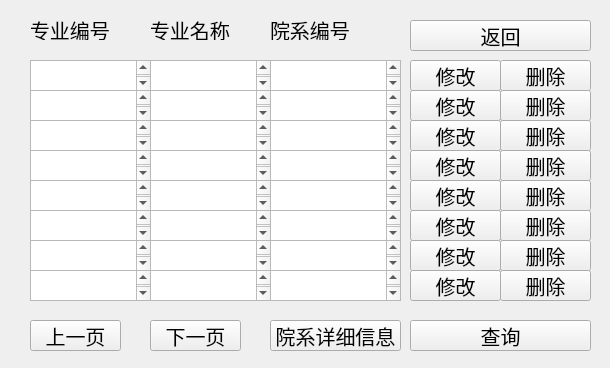
<?xml version="1.0" encoding="UTF-8"?>
<ui version="4.0">
 <class>Form</class>
 <widget class="QWidget" name="Form">
  <property name="geometry">
   <rect>
    <x>0</x>
    <y>0</y>
    <width>610</width>
    <height>368</height>
   </rect>
  </property>
  <property name="minimumSize">
   <size>
    <width>610</width>
    <height>368</height>
   </size>
  </property>
  <property name="maximumSize">
   <size>
    <width>610</width>
    <height>368</height>
   </size>
  </property>
  <property name="font">
   <font>
    <family>楷体</family>
    <pointsize>15</pointsize>
   </font>
  </property>
  <property name="windowTitle">
   <string>Form</string>
  </property>
  <widget class="QLabel" name="label_2">
   <property name="geometry">
    <rect>
     <x>150</x>
     <y>20</y>
     <width>81</width>
     <height>20</height>
    </rect>
   </property>
   <property name="font">
    <font>
     <family>楷体</family>
     <pointsize>15</pointsize>
    </font>
   </property>
   <property name="text">
    <string>专业名称</string>
   </property>
  </widget>
  <widget class="QLabel" name="label_3">
   <property name="geometry">
    <rect>
     <x>30</x>
     <y>20</y>
     <width>81</width>
     <height>20</height>
    </rect>
   </property>
   <property name="font">
    <font>
     <family>楷体</family>
     <pointsize>15</pointsize>
    </font>
   </property>
   <property name="text">
    <string>专业编号</string>
   </property>
  </widget>
  <widget class="QLabel" name="label_4">
   <property name="geometry">
    <rect>
     <x>270</x>
     <y>20</y>
     <width>81</width>
     <height>20</height>
    </rect>
   </property>
   <property name="font">
    <font>
     <family>楷体</family>
     <pointsize>15</pointsize>
    </font>
   </property>
   <property name="text">
    <string>院系编号</string>
   </property>
  </widget>
  <widget class="QPushButton" name="lastpageButton">
   <property name="geometry">
    <rect>
     <x>30</x>
     <y>320</y>
     <width>91</width>
     <height>31</height>
    </rect>
   </property>
   <property name="font">
    <font>
     <family>楷体</family>
     <pointsize>15</pointsize>
    </font>
   </property>
   <property name="text">
    <string>上一页</string>
   </property>
  </widget>
  <widget class="QPushButton" name="nextpageButton">
   <property name="geometry">
    <rect>
     <x>150</x>
     <y>320</y>
     <width>91</width>
     <height>31</height>
    </rect>
   </property>
   <property name="font">
    <font>
     <family>楷体</family>
     <pointsize>15</pointsize>
    </font>
   </property>
   <property name="text">
    <string>下一页</string>
   </property>
  </widget>
  <widget class="QTextBrowser" name="textBrowser_1">
   <property name="geometry">
    <rect>
     <x>30</x>
     <y>60</y>
     <width>121</width>
     <height>31</height>
    </rect>
   </property>
  </widget>
  <widget class="QTextBrowser" name="textBrowser_2">
   <property name="geometry">
    <rect>
     <x>150</x>
     <y>60</y>
     <width>121</width>
     <height>31</height>
    </rect>
   </property>
  </widget>
  <widget class="QTextBrowser" name="textBrowser_3">
   <property name="geometry">
    <rect>
     <x>270</x>
     <y>60</y>
     <width>131</width>
     <height>31</height>
    </rect>
   </property>
  </widget>
  <widget class="QPushButton" name="changeButton1">
   <property name="geometry">
    <rect>
     <x>410</x>
     <y>60</y>
     <width>91</width>
     <height>31</height>
    </rect>
   </property>
   <property name="font">
    <font>
     <family>楷体</family>
     <pointsize>15</pointsize>
    </font>
   </property>
   <property name="text">
    <string>修改</string>
   </property>
  </widget>
  <widget class="QTextBrowser" name="textBrowser_6">
   <property name="geometry">
    <rect>
     <x>270</x>
     <y>90</y>
     <width>131</width>
     <height>31</height>
    </rect>
   </property>
  </widget>
  <widget class="QPushButton" name="changeButton2">
   <property name="geometry">
    <rect>
     <x>410</x>
     <y>90</y>
     <width>91</width>
     <height>31</height>
    </rect>
   </property>
   <property name="font">
    <font>
     <family>楷体</family>
     <pointsize>15</pointsize>
    </font>
   </property>
   <property name="text">
    <string>修改</string>
   </property>
  </widget>
  <widget class="QTextBrowser" name="textBrowser_4">
   <property name="geometry">
    <rect>
     <x>30</x>
     <y>90</y>
     <width>121</width>
     <height>31</height>
    </rect>
   </property>
  </widget>
  <widget class="QTextBrowser" name="textBrowser_5">
   <property name="geometry">
    <rect>
     <x>150</x>
     <y>90</y>
     <width>121</width>
     <height>31</height>
    </rect>
   </property>
  </widget>
  <widget class="QTextBrowser" name="textBrowser_9">
   <property name="geometry">
    <rect>
     <x>270</x>
     <y>120</y>
     <width>131</width>
     <height>31</height>
    </rect>
   </property>
  </widget>
  <widget class="QPushButton" name="changeButton3">
   <property name="geometry">
    <rect>
     <x>410</x>
     <y>120</y>
     <width>91</width>
     <height>31</height>
    </rect>
   </property>
   <property name="font">
    <font>
     <family>楷体</family>
     <pointsize>15</pointsize>
    </font>
   </property>
   <property name="text">
    <string>修改</string>
   </property>
  </widget>
  <widget class="QTextBrowser" name="textBrowser_7">
   <property name="geometry">
    <rect>
     <x>30</x>
     <y>120</y>
     <width>121</width>
     <height>31</height>
    </rect>
   </property>
  </widget>
  <widget class="QTextBrowser" name="textBrowser_8">
   <property name="geometry">
    <rect>
     <x>150</x>
     <y>120</y>
     <width>121</width>
     <height>31</height>
    </rect>
   </property>
  </widget>
  <widget class="QTextBrowser" name="textBrowser_12">
   <property name="geometry">
    <rect>
     <x>270</x>
     <y>150</y>
     <width>131</width>
     <height>31</height>
    </rect>
   </property>
  </widget>
  <widget class="QPushButton" name="changeButton4">
   <property name="geometry">
    <rect>
     <x>410</x>
     <y>150</y>
     <width>91</width>
     <height>31</height>
    </rect>
   </property>
   <property name="font">
    <font>
     <family>楷体</family>
     <pointsize>15</pointsize>
    </font>
   </property>
   <property name="text">
    <string>修改</string>
   </property>
  </widget>
  <widget class="QTextBrowser" name="textBrowser_10">
   <property name="geometry">
    <rect>
     <x>30</x>
     <y>150</y>
     <width>121</width>
     <height>31</height>
    </rect>
   </property>
  </widget>
  <widget class="QTextBrowser" name="textBrowser_11">
   <property name="geometry">
    <rect>
     <x>150</x>
     <y>150</y>
     <width>121</width>
     <height>31</height>
    </rect>
   </property>
  </widget>
  <widget class="QTextBrowser" name="textBrowser_15">
   <property name="geometry">
    <rect>
     <x>270</x>
     <y>180</y>
     <width>131</width>
     <height>31</height>
    </rect>
   </property>
  </widget>
  <widget class="QPushButton" name="changeButton5">
   <property name="geometry">
    <rect>
     <x>410</x>
     <y>180</y>
     <width>91</width>
     <height>31</height>
    </rect>
   </property>
   <property name="font">
    <font>
     <family>楷体</family>
     <pointsize>15</pointsize>
    </font>
   </property>
   <property name="text">
    <string>修改</string>
   </property>
  </widget>
  <widget class="QTextBrowser" name="textBrowser_13">
   <property name="geometry">
    <rect>
     <x>30</x>
     <y>180</y>
     <width>121</width>
     <height>31</height>
    </rect>
   </property>
  </widget>
  <widget class="QTextBrowser" name="textBrowser_14">
   <property name="geometry">
    <rect>
     <x>150</x>
     <y>180</y>
     <width>121</width>
     <height>31</height>
    </rect>
   </property>
  </widget>
  <widget class="QTextBrowser" name="textBrowser_18">
   <property name="geometry">
    <rect>
     <x>270</x>
     <y>210</y>
     <width>131</width>
     <height>31</height>
    </rect>
   </property>
  </widget>
  <widget class="QPushButton" name="changeButton6">
   <property name="geometry">
    <rect>
     <x>410</x>
     <y>210</y>
     <width>91</width>
     <height>31</height>
    </rect>
   </property>
   <property name="font">
    <font>
     <family>楷体</family>
     <pointsize>15</pointsize>
    </font>
   </property>
   <property name="text">
    <string>修改</string>
   </property>
  </widget>
  <widget class="QTextBrowser" name="textBrowser_16">
   <property name="geometry">
    <rect>
     <x>30</x>
     <y>210</y>
     <width>121</width>
     <height>31</height>
    </rect>
   </property>
  </widget>
  <widget class="QTextBrowser" name="textBrowser_17">
   <property name="geometry">
    <rect>
     <x>150</x>
     <y>210</y>
     <width>121</width>
     <height>31</height>
    </rect>
   </property>
  </widget>
  <widget class="QTextBrowser" name="textBrowser_21">
   <property name="geometry">
    <rect>
     <x>270</x>
     <y>240</y>
     <width>131</width>
     <height>31</height>
    </rect>
   </property>
  </widget>
  <widget class="QPushButton" name="changeButton7">
   <property name="geometry">
    <rect>
     <x>410</x>
     <y>240</y>
     <width>91</width>
     <height>31</height>
    </rect>
   </property>
   <property name="font">
    <font>
     <family>楷体</family>
     <pointsize>15</pointsize>
    </font>
   </property>
   <property name="text">
    <string>修改</string>
   </property>
  </widget>
  <widget class="QTextBrowser" name="textBrowser_19">
   <property name="geometry">
    <rect>
     <x>30</x>
     <y>240</y>
     <width>121</width>
     <height>31</height>
    </rect>
   </property>
  </widget>
  <widget class="QTextBrowser" name="textBrowser_20">
   <property name="geometry">
    <rect>
     <x>150</x>
     <y>240</y>
     <width>121</width>
     <height>31</height>
    </rect>
   </property>
  </widget>
  <widget class="QTextBrowser" name="textBrowser_22">
   <property name="geometry">
    <rect>
     <x>30</x>
     <y>270</y>
     <width>121</width>
     <height>31</height>
    </rect>
   </property>
  </widget>
  <widget class="QTextBrowser" name="textBrowser_23">
   <property name="geometry">
    <rect>
     <x>150</x>
     <y>270</y>
     <width>121</width>
     <height>31</height>
    </rect>
   </property>
  </widget>
  <widget class="QPushButton" name="changeButton8">
   <property name="geometry">
    <rect>
     <x>410</x>
     <y>270</y>
     <width>91</width>
     <height>31</height>
    </rect>
   </property>
   <property name="font">
    <font>
     <family>楷体</family>
     <pointsize>15</pointsize>
    </font>
   </property>
   <property name="text">
    <string>修改</string>
   </property>
  </widget>
  <widget class="QTextBrowser" name="textBrowser_24">
   <property name="geometry">
    <rect>
     <x>270</x>
     <y>270</y>
     <width>131</width>
     <height>31</height>
    </rect>
   </property>
  </widget>
  <widget class="QPushButton" name="departmentmessageBUTTON">
   <property name="geometry">
    <rect>
     <x>270</x>
     <y>320</y>
     <width>131</width>
     <height>31</height>
    </rect>
   </property>
   <property name="font">
    <font>
     <family>楷体</family>
     <pointsize>15</pointsize>
    </font>
   </property>
   <property name="text">
    <string>院系详细信息</string>
   </property>
  </widget>
  <widget class="QPushButton" name="check_Button">
   <property name="geometry">
    <rect>
     <x>410</x>
     <y>320</y>
     <width>181</width>
     <height>31</height>
    </rect>
   </property>
   <property name="font">
    <font>
     <family>楷体</family>
     <pointsize>15</pointsize>
    </font>
   </property>
   <property name="text">
    <string>查询</string>
   </property>
  </widget>
  <widget class="QPushButton" name="backButton">
   <property name="geometry">
    <rect>
     <x>410</x>
     <y>20</y>
     <width>181</width>
     <height>31</height>
    </rect>
   </property>
   <property name="text">
    <string>返回</string>
   </property>
  </widget>
  <widget class="QPushButton" name="changeButton4_2">
   <property name="geometry">
    <rect>
     <x>500</x>
     <y>150</y>
     <width>91</width>
     <height>31</height>
    </rect>
   </property>
   <property name="font">
    <font>
     <family>楷体</family>
     <pointsize>15</pointsize>
    </font>
   </property>
   <property name="text">
    <string>删除</string>
   </property>
  </widget>
  <widget class="QPushButton" name="changeButton1_2">
   <property name="geometry">
    <rect>
     <x>500</x>
     <y>60</y>
     <width>91</width>
     <height>31</height>
    </rect>
   </property>
   <property name="font">
    <font>
     <family>楷体</family>
     <pointsize>15</pointsize>
    </font>
   </property>
   <property name="text">
    <string>删除</string>
   </property>
  </widget>
  <widget class="QPushButton" name="changeButton7_2">
   <property name="geometry">
    <rect>
     <x>500</x>
     <y>240</y>
     <width>91</width>
     <height>31</height>
    </rect>
   </property>
   <property name="font">
    <font>
     <family>楷体</family>
     <pointsize>15</pointsize>
    </font>
   </property>
   <property name="text">
    <string>删除</string>
   </property>
  </widget>
  <widget class="QPushButton" name="changeButton8_2">
   <property name="geometry">
    <rect>
     <x>500</x>
     <y>270</y>
     <width>91</width>
     <height>31</height>
    </rect>
   </property>
   <property name="font">
    <font>
     <family>楷体</family>
     <pointsize>15</pointsize>
    </font>
   </property>
   <property name="text">
    <string>删除</string>
   </property>
  </widget>
  <widget class="QPushButton" name="changeButton3_2">
   <property name="geometry">
    <rect>
     <x>500</x>
     <y>120</y>
     <width>91</width>
     <height>31</height>
    </rect>
   </property>
   <property name="font">
    <font>
     <family>楷体</family>
     <pointsize>15</pointsize>
    </font>
   </property>
   <property name="text">
    <string>删除</string>
   </property>
  </widget>
  <widget class="QPushButton" name="changeButton6_2">
   <property name="geometry">
    <rect>
     <x>500</x>
     <y>210</y>
     <width>91</width>
     <height>31</height>
    </rect>
   </property>
   <property name="font">
    <font>
     <family>楷体</family>
     <pointsize>15</pointsize>
    </font>
   </property>
   <property name="text">
    <string>删除</string>
   </property>
  </widget>
  <widget class="QPushButton" name="changeButton2_2">
   <property name="geometry">
    <rect>
     <x>500</x>
     <y>90</y>
     <width>91</width>
     <height>31</height>
    </rect>
   </property>
   <property name="font">
    <font>
     <family>楷体</family>
     <pointsize>15</pointsize>
    </font>
   </property>
   <property name="text">
    <string>删除</string>
   </property>
  </widget>
  <widget class="QPushButton" name="changeButton5_2">
   <property name="geometry">
    <rect>
     <x>500</x>
     <y>180</y>
     <width>91</width>
     <height>31</height>
    </rect>
   </property>
   <property name="font">
    <font>
     <family>楷体</family>
     <pointsize>15</pointsize>
    </font>
   </property>
   <property name="text">
    <string>删除</string>
   </property>
  </widget>
 </widget>
 <resources/>
 <connections/>
</ui>
